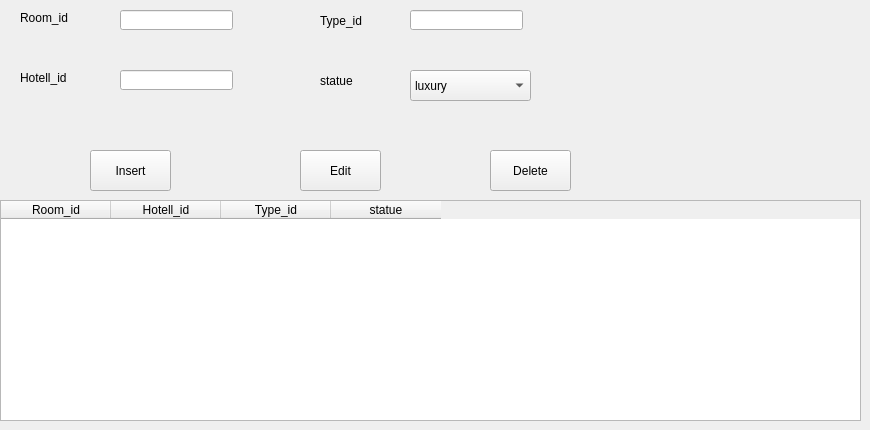
            <widget class="QWidget" name="page_3">
             <widget class="QTableWidget" name="tableRoom">
              <property name="geometry">
               <rect>
                <x>0</x>
                <y>200</y>
                <width>861</width>
                <height>221</height>
               </rect>
              </property>
              <property name="styleSheet">
               <string notr="true"/>
              </property>
              <property name="gridStyle">
               <enum>Qt::SolidLine</enum>
              </property>
              <attribute name="horizontalHeaderDefaultSectionSize">
               <number>110</number>
              </attribute>
              <column>
               <property name="text">
                <string>Room_id</string>
               </property>
              </column>
              <column>
               <property name="text">
                <string>Hotell_id</string>
               </property>
              </column>
              <column>
               <property name="text">
                <string>Type_id</string>
               </property>
              </column>
              <column>
               <property name="text">
                <string>statue</string>
               </property>
              </column>
             </widget>
             <widget class="QPushButton" name="insert_button_Room">
              <property name="geometry">
               <rect>
                <x>90</x>
                <y>150</y>
                <width>81</width>
                <height>41</height>
               </rect>
              </property>
              <property name="text">
               <string>Insert</string>
              </property>
             </widget>
             <widget class="QPushButton" name="edit_button_Room">
              <property name="geometry">
               <rect>
                <x>300</x>
                <y>150</y>
                <width>81</width>
                <height>41</height>
               </rect>
              </property>
              <property name="text">
               <string>Edit</string>
              </property>
             </widget>
             <widget class="QPushButton" name="delete_button_Room">
              <property name="geometry">
               <rect>
                <x>490</x>
                <y>150</y>
                <width>81</width>
                <height>41</height>
               </rect>
              </property>
              <property name="text">
               <string>Delete</string>
              </property>
             </widget>
             <widget class="QLabel" name="label_Room_id">
              <property name="geometry">
               <rect>
                <x>20</x>
                <y>10</y>
                <width>71</width>
                <height>16</height>
               </rect>
              </property>
              <property name="text">
               <string>Room_id</string>
              </property>
             </widget>
             <widget class="QLabel" name="label_Hotell_id">
              <property name="geometry">
               <rect>
                <x>20</x>
                <y>70</y>
                <width>71</width>
                <height>16</height>
               </rect>
              </property>
              <property name="text">
               <string>Hotell_id</string>
              </property>
             </widget>
             <widget class="QLabel" name="label_Type_id">
              <property name="geometry">
               <rect>
                <x>320</x>
                <y>10</y>
                <width>61</width>
                <height>21</height>
               </rect>
              </property>
              <property name="text">
               <string>Type_id</string>
              </property>
             </widget>
             <widget class="QLabel" name="label_statue">
              <property name="geometry">
               <rect>
                <x>320</x>
                <y>70</y>
                <width>61</width>
                <height>21</height>
               </rect>
              </property>
              <property name="text">
               <string>statue</string>
              </property>
             </widget>
             <widget class="QLineEdit" name="lineEdit_Room_id">
              <property name="geometry">
               <rect>
                <x>120</x>
                <y>10</y>
                <width>113</width>
                <height>20</height>
               </rect>
              </property>
             </widget>
             <widget class="QLineEdit" name="lineEdit_Hotell_id">
              <property name="geometry">
               <rect>
                <x>120</x>
                <y>70</y>
                <width>113</width>
                <height>20</height>
               </rect>
              </property>
             </widget>
             <widget class="QLineEdit" name="lineEdit_Type_id">
              <property name="geometry">
               <rect>
                <x>410</x>
                <y>10</y>
                <width>113</width>
                <height>20</height>
               </rect>
              </property>
             </widget>
             <widget class="QComboBox" name="comboBox_statue">
              <property name="geometry">
               <rect>
                <x>410</x>
                <y>70</y>
                <width>121</width>
                <height>31</height>
               </rect>
              </property>
              <item>
               <property name="text">
                <string>luxury</string>
               </property>
              </item>
              <item>
               <property name="text">
                <string>economy</string>
               </property>
              </item>
             </widget>
            </widget>
